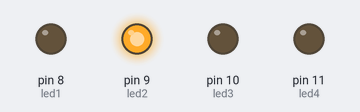
The sketch below on a simulated Arduino Uno, built with avr-gcc and run on an emulated ATmega328P. On the bench: output pins drawn as LEDs (lit = HIGH).

Above: at 3.0 s.
At 5.0 s:
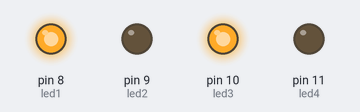
At 7.0 s:
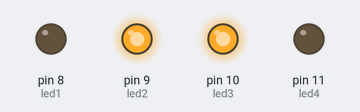
At 9.0 s:
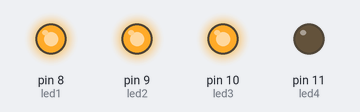
At 11.0 s:
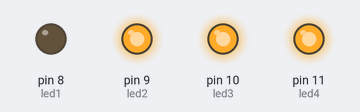
At 13.0 s:
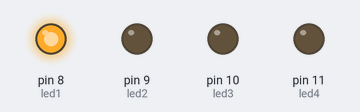
Timing chart, 0 to 17.6 s (numbered marks = the images above):
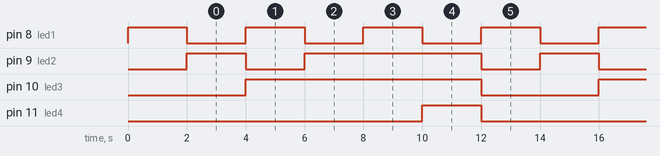

The sketch:

cub_de_daus_1.ino
```cpp
/**********************************************************************************
**                                                                               **
**                             Display de 7 segments                             **
**                             Sortides entrades digitals                        **
**                                                                               **
** Carlos Rubio Ortega                                             20/03/2017    **
**********************************************************************************/

//********** Includes *************************************************************

//********** Variables ************************************************************
const int led4 = 11;          // donar nom al pin 11 de l’Arduino
const int led3 = 10;          // donar nom al pin 10 de l’Arduino
const int led2 = 9;          // donar nom al pin 9 de l’Arduino
const int led1 = 8;           // donar nom al pin 8 de l’Arduino

int pausa = 2000;              // definir variable de pausa ms entre números
//********** Setup ****************************************************************
void setup()
{
  pinMode(led4, OUTPUT);     // definir el pin 5 com una sortida
  pinMode(led3, OUTPUT);     // definir el pin 6 com una sortida
  pinMode(led2, OUTPUT);     // definir el pin 7 com una sortida
  pinMode(led1, OUTPUT);      // definir el pin 8 com una sortida

  digitalWrite(led4, LOW);   // posar a 0V el pin 5
  digitalWrite(led3, LOW);   // posar a 0V el pin 6
  digitalWrite(led2, LOW);   // posar a 0V el pin 7
  digitalWrite(led1, HIGH);   // posar a 5V el pin 8

  delay(pausa);
}

//********** Loop *****************************************************************
void loop()
{
  digitalWrite(led1, LOW);    // mostrar el 2
  digitalWrite(led2, HIGH);

  delay(pausa);

  digitalWrite(led2, LOW);    // mostrar el 3
  digitalWrite(led1, HIGH);
  digitalWrite(led3, HIGH);

  delay(pausa);

  digitalWrite(led1, LOW);    // mostrar el 4
  digitalWrite(led2, HIGH);

  delay(pausa);

  digitalWrite(led1, HIGH);   // mostrar el 5

  delay(pausa);

  digitalWrite(led1, LOW);    // mostrar el 6
  digitalWrite(led4, HIGH);

  delay(pausa);

  digitalWrite(led4, LOW);   // mostrar el 1
  digitalWrite(led3, LOW);
  digitalWrite(led2, LOW);
  digitalWrite(led1, HIGH);

  delay(pausa);
}

//********** Funcions *************************************************************
```

Measured:
- by itself, pin 8 (led1): alternates HIGH for 2.0 s and LOW for 2.0 s
- by itself, pin 9 (led2): repeats every 12.0 s: LOW 2.0 s, HIGH 6.0 s, LOW 2.0 s, HIGH 2.0 s
- by itself, pin 10 (led3): alternates HIGH for 8.0 s and LOW for 4.0 s
- by itself, pin 11 (led4): alternates HIGH for 2.0 s and LOW for 10.0 s
